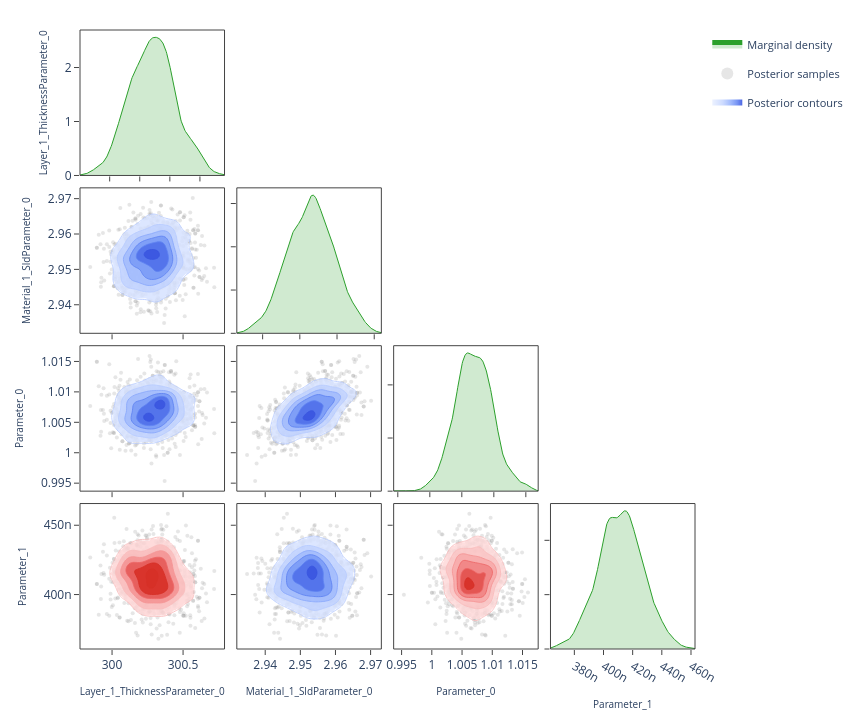

The code cell stored with this chart in its notebook:
### Code cell
# ---- Corner plot ------------------------------------------------------------
# Pairwise correlations: marginal density on the diagonal, scatter samples
# and 2-D contours on the lower triangle.  Mirrors the "Corner Plot" sub-tab.

fig = plot_corner(posterior.draws, posterior.param_names)
fig.show()

### Figure 1 — Plotly figure (JSON) as saved in the notebook; plotly's stock layout.template omitted (floating-point values rounded to 4 significant figures; data arrays with more than 128 entries replaced by an {"elided": "..."} marker saying what was removed)
{"data": [{"fill": "tozeroy", "fillcolor": "rgba(44, 160, 44, 0.22)", "hoverinfo": "skip", "legendgroup": "marginal", "line": {"color": "rgb(44, 160, 44)", "width": 1}, "mode": "lines", "name": "Marginal density", "showlegend": true, "type": "scatter", "x": {"elided": "256 float values"}, "xaxis": "x", "y": {"elided": "256 float values"}, "yaxis": "y"}, {"hoverinfo": "skip", "legendgroup": "scatter", "marker": {"color": "rgba(140, 140, 140, 0.22)", "size": 4}, "mode": "markers", "name": "Posterior samples", "showlegend": true, "type": "scatter", "x": {"elided": "880 float values"}, "xaxis": "x5", "y": {"elided": "880 float values"}, "yaxis": "y5", "zorder": 0}, {"colorscale": [[0.0, "rgba(224, 233, 255, 0.62)"], [0.35, "rgba(183, 203, 255, 0.70)"], [0.6, "rgba(138, 169, 252, 0.78)"], [0.82, "rgba(96, 131, 242, 0.84)"], [1.0, "rgba(58, 86, 224, 0.90)"]], "connectgaps": false, "contours": {"coloring": "fill", "end": 147.8, "showlabels": false, "showlines": false, "size": 23.34, "start": 31.11}, "hoverinfo": "skip", "legendgroup": "contour", "name": "Posterior contours", "showlegend": true, "showscale": false, "type": "contour", "x": [299.8, 299.8, 299.8, 299.8, 299.9, 299.9, 299.9, 299.9, 299.9, 299.9, 299.9, 299.9, 299.9, 300.0, 300.0, 300.0, 300.0, 300.0, 300.0, 300.0, 300.0, 300.1, 300.1, 300.1, 300.1, 300.1, 300.1, 300.1, 300.1, 300.2, 300.2, 300.2, 300.2, 300.2, 300.2, 300.2, 300.2, 300.3, 300.3, 300.3, 300.3, 300.3, 300.3, 300.3, 300.3, 300.3, 300.4, 300.4, 300.4, 300.4, 300.4, 300.4, 300.4, 300.4, 300.5, 300.5, 300.5, 300.5, 300.5, 300.5, 300.5, 300.5, 300.6, 300.6, 300.6, 300.6, 300.6, 300.6, 300.6, 300.6, 300.7, 300.7, 300.7, 300.7, 300.7, 300.7, 300.7, 300.7, 300.8, 300.8], "xaxis": "x5", "y": [2.933, 2.934, 2.934, 2.935, 2.935, 2.936, 2.936, 2.937, 2.937, 2.937, 2.938, 2.938, 2.939, 2.939, 2.94, 2.94, 2.941, 2.941, 2.942, 2.942, 2.943, 2.943, 2.944, 2.944, 2.945, 2.945, 2.946, 2.946, 2.947, 2.947, 2.948, 2.948, 2.949, 2.949, 2.95, 2.95, 2.951, 2.951, 2.952, 2.952, 2.953, 2.953, 2.954, 2.954, 2.955, 2.955, 2.956, 2.956, 2.957, 2.957, 2.958, 2.958, 2.959, 2.959, 2.96, 2.96, 2.961, 2.961, 2.962, 2.962, 2.963, 2.963, 2.964, 2.964, 2.965, 2.965, 2.966, 2.966, 2.967, 2.967, 2.967, 2.968, 2.968, 2.969, 2.969, 2.97, 2.97, 2.971, 2.971, 2.972], "yaxis": "y5", "z": {"elided": "80x80 float values"}, "zmax": 147.8, "zmin": 31.11, "zorder": 1}, {"colorscale": [[0.0, "rgba(183, 203, 255, 0.94)"], [0.35, "rgba(183, 203, 255, 0.94)"], [0.35, "rgba(138, 169, 252, 0.95)"], [0.6, "rgba(138, 169, 252, 0.95)"], [0.6, "rgba(96, 131, 242, 0.96)"], [0.82, "rgba(96, 131, 242, 0.96)"], [0.82, "rgba(58, 86, 224, 0.98)"], [1.0, "rgba(58, 86, 224, 0.98)"]], "contours": {"coloring": "lines", "end": 147.8, "showlabels": false, "size": 23.34, "start": 31.11}, "hoverinfo": "skip", "legendgroup": "contour", "line": {"width": 0.9}, "showlegend": false, "showscale": false, "type": "contour", "x": [299.8, 299.8, 299.8, 299.8, 299.9, 299.9, 299.9, 299.9, 299.9, 299.9, 299.9, 299.9, 299.9, 300.0, 300.0, 300.0, 300.0, 300.0, 300.0, 300.0, 300.0, 300.1, 300.1, 300.1, 300.1, 300.1, 300.1, 300.1, 300.1, 300.2, 300.2, 300.2, 300.2, 300.2, 300.2, 300.2, 300.2, 300.3, 300.3, 300.3, 300.3, 300.3, 300.3, 300.3, 300.3, 300.3, 300.4, 300.4, 300.4, 300.4, 300.4, 300.4, 300.4, 300.4, 300.5, 300.5, 300.5, 300.5, 300.5, 300.5, 300.5, 300.5, 300.6, 300.6, 300.6, 300.6, 300.6, 300.6, 300.6, 300.6, 300.7, 300.7, 300.7, 300.7, 300.7, 300.7, 300.7, 300.7, 300.8, 300.8], "xaxis": "x5", "y": [2.933, 2.934, 2.934, 2.935, 2.935, 2.936, 2.936, 2.937, 2.937, 2.937, 2.938, 2.938, 2.939, 2.939, 2.94, 2.94, 2.941, 2.941, 2.942, 2.942, 2.943, 2.943, 2.944, 2.944, 2.945, 2.945, 2.946, 2.946, 2.947, 2.947, 2.948, 2.948, 2.949, 2.949, 2.95, 2.95, 2.951, 2.951, 2.952, 2.952, 2.953, 2.953, 2.954, 2.954, 2.955, 2.955, 2.956, 2.956, 2.957, 2.957, 2.958, 2.958, 2.959, 2.959, 2.96, 2.96, 2.961, 2.961, 2.962, 2.962, 2.963, 2.963, 2.964, 2.964, 2.965, 2.965, 2.966, 2.966, 2.967, 2.967, 2.967, 2.968, 2.968, 2.969, 2.969, 2.97, 2.97, 2.971, 2.971, 2.972], "yaxis": "y5", "z": {"elided": "80x80 float values"}, "zmax": 147.8, "zmin": 31.11, "zorder": 2}, {"fill": "tozeroy", "fillcolor": "rgba(44, 160, 44, 0.22)", "hoverinfo": "skip", "legendgroup": "marginal", "line": {"color": "rgb(44, 160, 44)", "width": 1}, "mode": "lines", "name": "Marginal density", "showlegend": false, "type": "scatter", "x": {"elided": "256 float values"}, "xaxis": "x6", "y": {"elided": "256 float values"}, "yaxis": "y6"}, {"hoverinfo": "skip", "legendgroup": "scatter", "marker": {"color": "rgba(140, 140, 140, 0.22)", "size": 4}, "mode": "markers", "name": "Posterior samples", "showlegend": false, "type": "scatter", "x": {"elided": "880 float values"}, "xaxis": "x9", "y": {"elided": "880 float values"}, "yaxis": "y9", "zorder": 0}, {"colorscale": [[0.0, "rgba(224, 233, 255, 0.62)"], [0.35, "rgba(183, 203, 255, 0.70)"], [0.6, "rgba(138, 169, 252, 0.78)"], [0.82, "rgba(96, 131, 242, 0.84)"], [1.0, "rgba(58, 86, 224, 0.90)"]], "connectgaps": false, "contours": {"coloring": "fill", "end": 312.7, "showlabels": false, "showlines": false, "size": 49.37, "start": 65.83}, "hoverinfo": "skip", "legendgroup": "contour", "name": "Posterior contours", "showlegend": false, "showscale": false, "type": "contour", "x": [299.8, 299.8, 299.8, 299.8, 299.9, 299.9, 299.9, 299.9, 299.9, 299.9, 299.9, 299.9, 299.9, 300.0, 300.0, 300.0, 300.0, 300.0, 300.0, 300.0, 300.0, 300.1, 300.1, 300.1, 300.1, 300.1, 300.1, 300.1, 300.1, 300.2, 300.2, 300.2, 300.2, 300.2, 300.2, 300.2, 300.2, 300.3, 300.3, 300.3, 300.3, 300.3, 300.3, 300.3, 300.3, 300.3, 300.4, 300.4, 300.4, 300.4, 300.4, 300.4, 300.4, 300.4, 300.5, 300.5, 300.5, 300.5, 300.5, 300.5, 300.5, 300.5, 300.6, 300.6, 300.6, 300.6, 300.6, 300.6, 300.6, 300.6, 300.7, 300.7, 300.7, 300.7, 300.7, 300.7, 300.7, 300.7, 300.8, 300.8], "xaxis": "x9", "y": [0.9944, 0.9946, 0.9949, 0.9952, 0.9955, 0.9958, 0.9961, 0.9964, 0.9966, 0.9969, 0.9972, 0.9975, 0.9978, 0.9981, 0.9984, 0.9986, 0.9989, 0.9992, 0.9995, 0.9998, 1.0, 1.0, 1.001, 1.001, 1.001, 1.001, 1.002, 1.002, 1.002, 1.003, 1.003, 1.003, 1.003, 1.004, 1.004, 1.004, 1.005, 1.005, 1.005, 1.005, 1.006, 1.006, 1.006, 1.007, 1.007, 1.007, 1.007, 1.008, 1.008, 1.008, 1.009, 1.009, 1.009, 1.009, 1.01, 1.01, 1.01, 1.011, 1.011, 1.011, 1.011, 1.012, 1.012, 1.012, 1.013, 1.013, 1.013, 1.013, 1.014, 1.014, 1.014, 1.015, 1.015, 1.015, 1.015, 1.016, 1.016, 1.016, 1.017, 1.017], "yaxis": "y9", "z": {"elided": "80x80 float values"}, "zmax": 312.7, "zmin": 65.83, "zorder": 1}, {"colorscale": [[0.0, "rgba(183, 203, 255, 0.94)"], [0.35, "rgba(183, 203, 255, 0.94)"], [0.35, "rgba(138, 169, 252, 0.95)"], [0.6, "rgba(138, 169, 252, 0.95)"], [0.6, "rgba(96, 131, 242, 0.96)"], [0.82, "rgba(96, 131, 242, 0.96)"], [0.82, "rgba(58, 86, 224, 0.98)"], [1.0, "rgba(58, 86, 224, 0.98)"]], "contours": {"coloring": "lines", "end": 312.7, "showlabels": false, "size": 49.37, "start": 65.83}, "hoverinfo": "skip", "legendgroup": "contour", "line": {"width": 0.9}, "showlegend": false, "showscale": false, "type": "contour", "x": [299.8, 299.8, 299.8, 299.8, 299.9, 299.9, 299.9, 299.9, 299.9, 299.9, 299.9, 299.9, 299.9, 300.0, 300.0, 300.0, 300.0, 300.0, 300.0, 300.0, 300.0, 300.1, 300.1, 300.1, 300.1, 300.1, 300.1, 300.1, 300.1, 300.2, 300.2, 300.2, 300.2, 300.2, 300.2, 300.2, 300.2, 300.3, 300.3, 300.3, 300.3, 300.3, 300.3, 300.3, 300.3, 300.3, 300.4, 300.4, 300.4, 300.4, 300.4, 300.4, 300.4, 300.4, 300.5, 300.5, 300.5, 300.5, 300.5, 300.5, 300.5, 300.5, 300.6, 300.6, 300.6, 300.6, 300.6, 300.6, 300.6, 300.6, 300.7, 300.7, 300.7, 300.7, 300.7, 300.7, 300.7, 300.7, 300.8, 300.8], "xaxis": "x9", "y": [0.9944, 0.9946, 0.9949, 0.9952, 0.9955, 0.9958, 0.9961, 0.9964, 0.9966, 0.9969, 0.9972, 0.9975, 0.9978, 0.9981, 0.9984, 0.9986, 0.9989, 0.9992, 0.9995, 0.9998, 1.0, 1.0, 1.001, 1.001, 1.001, 1.001, 1.002, 1.002, 1.002, 1.003, 1.003, 1.003, 1.003, 1.004, 1.004, 1.004, 1.005, 1.005, 1.005, 1.005, 1.006, 1.006, 1.006, 1.007, 1.007, 1.007, 1.007, 1.008, 1.008, 1.008, 1.009, 1.009, 1.009, 1.009, 1.01, 1.01, 1.01, 1.011, 1.011, 1.011, 1.011, 1.012, 1.012, 1.012, 1.013, 1.013, 1.013, 1.013, 1.014, 1.014, 1.014, 1.015, 1.015, 1.015, 1.015, 1.016, 1.016, 1.016, 1.017, 1.017], "yaxis": "y9", "z": {"elided": "80x80 float values"}, "zmax": 312.7, "zmin": 65.83, "zorder": 2}, {"hoverinfo": "skip", "legendgroup": "scatter", "marker": {"color": "rgba(140, 140, 140, 0.22)", "size": 4}, "mode": "markers", "name": "Posterior samples", "showlegend": false, "type": "scatter", "x": {"elided": "880 float values"}, "xaxis": "x10", "y": {"elided": "880 float values"}, "yaxis": "y10", "zorder": 0}, {"colorscale": [[0.0, "rgba(224, 233, 255, 0.62)"], [0.35, "rgba(183, 203, 255, 0.70)"], [0.6, "rgba(138, 169, 252, 0.78)"], [0.82, "rgba(96, 131, 242, 0.84)"], [1.0, "rgba(58, 86, 224, 0.90)"]], "connectgaps": false, "contours": {"coloring": "fill", "end": 9166.0, "showlabels": false, "showlines": false, "size": 1447.0, "start": 1930.0}, "hoverinfo": "skip", "legendgroup": "contour", "name": "Posterior contours", "showlegend": false, "showscale": false, "type": "contour", "x": [2.933, 2.934, 2.934, 2.935, 2.935, 2.936, 2.936, 2.937, 2.937, 2.937, 2.938, 2.938, 2.939, 2.939, 2.94, 2.94, 2.941, 2.941, 2.942, 2.942, 2.943, 2.943, 2.944, 2.944, 2.945, 2.945, 2.946, 2.946, 2.947, 2.947, 2.948, 2.948, 2.949, 2.949, 2.95, 2.95, 2.951, 2.951, 2.952, 2.952, 2.953, 2.953, 2.954, 2.954, 2.955, 2.955, 2.956, 2.956, 2.957, 2.957, 2.958, 2.958, 2.959, 2.959, 2.96, 2.96, 2.961, 2.961, 2.962, 2.962, 2.963, 2.963, 2.964, 2.964, 2.965, 2.965, 2.966, 2.966, 2.967, 2.967, 2.967, 2.968, 2.968, 2.969, 2.969, 2.97, 2.97, 2.971, 2.971, 2.972], "xaxis": "x10", "y": [0.9944, 0.9946, 0.9949, 0.9952, 0.9955, 0.9958, 0.9961, 0.9964, 0.9966, 0.9969, 0.9972, 0.9975, 0.9978, 0.9981, 0.9984, 0.9986, 0.9989, 0.9992, 0.9995, 0.9998, 1.0, 1.0, 1.001, 1.001, 1.001, 1.001, 1.002, 1.002, 1.002, 1.003, 1.003, 1.003, 1.003, 1.004, 1.004, 1.004, 1.005, 1.005, 1.005, 1.005, 1.006, 1.006, 1.006, 1.007, 1.007, 1.007, 1.007, 1.008, 1.008, 1.008, 1.009, 1.009, 1.009, 1.009, 1.01, 1.01, 1.01, 1.011, 1.011, 1.011, 1.011, 1.012, 1.012, 1.012, 1.013, 1.013, 1.013, 1.013, 1.014, 1.014, 1.014, 1.015, 1.015, 1.015, 1.015, 1.016, 1.016, 1.016, 1.017, 1.017], "yaxis": "y10", "z": {"elided": "80x80 float values"}, "zmax": 9166.0, "zmin": 1930.0, "zorder": 1}, {"colorscale": [[0.0, "rgba(183, 203, 255, 0.94)"], [0.35, "rgba(183, 203, 255, 0.94)"], [0.35, "rgba(138, 169, 252, 0.95)"], [0.6, "rgba(138, 169, 252, 0.95)"], [0.6, "rgba(96, 131, 242, 0.96)"], [0.82, "rgba(96, 131, 242, 0.96)"], [0.82, "rgba(58, 86, 224, 0.98)"], [1.0, "rgba(58, 86, 224, 0.98)"]], "contours": {"coloring": "lines", "end": 9166.0, "showlabels": false, "size": 1447.0, "start": 1930.0}, "hoverinfo": "skip", "legendgroup": "contour", "line": {"width": 0.9}, "showlegend": false, "showscale": false, "type": "contour", "x": [2.933, 2.934, 2.934, 2.935, 2.935, 2.936, 2.936, 2.937, 2.937, 2.937, 2.938, 2.938, 2.939, 2.939, 2.94, 2.94, 2.941, 2.941, 2.942, 2.942, 2.943, 2.943, 2.944, 2.944, 2.945, 2.945, 2.946, 2.946, 2.947, 2.947, 2.948, 2.948, 2.949, 2.949, 2.95, 2.95, 2.951, 2.951, 2.952, 2.952, 2.953, 2.953, 2.954, 2.954, 2.955, 2.955, 2.956, 2.956, 2.957, 2.957, 2.958, 2.958, 2.959, 2.959, 2.96, 2.96, 2.961, 2.961, 2.962, 2.962, 2.963, 2.963, 2.964, 2.964, 2.965, 2.965, 2.966, 2.966, 2.967, 2.967, 2.967, 2.968, 2.968, 2.969, 2.969, 2.97, 2.97, 2.971, 2.971, 2.972], "xaxis": "x10", "y": [0.9944, 0.9946, 0.9949, 0.9952, 0.9955, 0.9958, 0.9961, 0.9964, 0.9966, 0.9969, 0.9972, 0.9975, 0.9978, 0.9981, 0.9984, 0.9986, 0.9989, 0.9992, 0.9995, 0.9998, 1.0, 1.0, 1.001, 1.001, 1.001, 1.001, 1.002, 1.002, 1.002, 1.003, 1.003, 1.003, 1.003, 1.004, 1.004, 1.004, 1.005, 1.005, 1.005, 1.005, 1.006, 1.006, 1.006, 1.007, 1.007, 1.007, 1.007, 1.008, 1.008, 1.008, 1.009, 1.009, 1.009, 1.009, 1.01, 1.01, 1.01, 1.011, 1.011, 1.011, 1.011, 1.012, 1.012, 1.012, 1.013, 1.013, 1.013, 1.013, 1.014, 1.014, 1.014, 1.015, 1.015, 1.015, 1.015, 1.016, 1.016, 1.016, 1.017, 1.017], "yaxis": "y10", "z": {"elided": "80x80 float values"}, "zmax": 9166.0, "zmin": 1930.0, "zorder": 2}, {"fill": "tozeroy", "fillcolor": "rgba(44, 160, 44, 0.22)", "hoverinfo": "skip", "legendgroup": "marginal", "line": {"color": "rgb(44, 160, 44)", "width": 1}, "mode": "lines", "name": "Marginal density", "showlegend": false, "type": "scatter", "x": {"elided": "256 float values"}, "xaxis": "x11", "y": {"elided": "256 float values"}, "yaxis": "y11"}, {"hoverinfo": "skip", "legendgroup": "scatter", "marker": {"color": "rgba(140, 140, 140, 0.22)", "size": 4}, "mode": "markers", "name": "Posterior samples", "showlegend": false, "type": "scatter", "x": {"elided": "880 float values"}, "xaxis": "x13", "y": {"elided": "880 float values"}, "yaxis": "y13", "zorder": 0}, {"colorscale": [[0.0, "rgba(255, 224, 224, 0.62)"], [0.35, "rgba(250, 188, 188, 0.70)"], [0.6, "rgba(245, 148, 148, 0.78)"], [0.82, "rgba(237, 104, 104, 0.84)"], [1.0, "rgba(215, 48, 39, 0.90)"]], "connectgaps": false, "contours": {"coloring": "fill", "end": 59870000.0, "showlabels": false, "showlines": false, "size": 9452000.0, "start": 12600000.0}, "hoverinfo": "skip", "legendgroup": "contour", "name": "Posterior contours", "showlegend": false, "showscale": false, "type": "contour", "x": [299.8, 299.8, 299.8, 299.8, 299.9, 299.9, 299.9, 299.9, 299.9, 299.9, 299.9, 299.9, 299.9, 300.0, 300.0, 300.0, 300.0, 300.0, 300.0, 300.0, 300.0, 300.1, 300.1, 300.1, 300.1, 300.1, 300.1, 300.1, 300.1, 300.2, 300.2, 300.2, 300.2, 300.2, 300.2, 300.2, 300.2, 300.3, 300.3, 300.3, 300.3, 300.3, 300.3, 300.3, 300.3, 300.3, 300.4, 300.4, 300.4, 300.4, 300.4, 300.4, 300.4, 300.4, 300.5, 300.5, 300.5, 300.5, 300.5, 300.5, 300.5, 300.5, 300.6, 300.6, 300.6, 300.6, 300.6, 300.6, 300.6, 300.6, 300.7, 300.7, 300.7, 300.7, 300.7, 300.7, 300.7, 300.7, 300.8, 300.8], "xaxis": "x13", "y": [3.636e-07, 3.649e-07, 3.661e-07, 3.674e-07, 3.686e-07, 3.699e-07, 3.712e-07, 3.724e-07, 3.737e-07, 3.749e-07, 3.762e-07, 3.774e-07, 3.787e-07, 3.799e-07, 3.812e-07, 3.824e-07, 3.837e-07, 3.85e-07, 3.862e-07, 3.875e-07, 3.887e-07, 3.9e-07, 3.912e-07, 3.925e-07, 3.937e-07, 3.95e-07, 3.963e-07, 3.975e-07, 3.988e-07, 4e-07, 4.013e-07, 4.025e-07, 4.038e-07, 4.05e-07, 4.063e-07, 4.075e-07, 4.088e-07, 4.101e-07, 4.113e-07, 4.126e-07, 4.138e-07, 4.151e-07, 4.163e-07, 4.176e-07, 4.188e-07, 4.201e-07, 4.213e-07, 4.226e-07, 4.239e-07, 4.251e-07, 4.264e-07, 4.276e-07, 4.289e-07, 4.301e-07, 4.314e-07, 4.326e-07, 4.339e-07, 4.351e-07, 4.364e-07, 4.377e-07, 4.389e-07, 4.402e-07, 4.414e-07, 4.427e-07, 4.439e-07, 4.452e-07, 4.464e-07, 4.477e-07, 4.49e-07, 4.502e-07, 4.515e-07, 4.527e-07, 4.54e-07, 4.552e-07, 4.565e-07, 4.577e-07, 4.59e-07, 4.602e-07, 4.615e-07, 4.628e-07], "yaxis": "y13", "z": {"elided": "80x80 float values"}, "zmax": 59870000.0, "zmin": 12600000.0, "zorder": 1}, {"colorscale": [[0.0, "rgba(250, 188, 188, 0.94)"], [0.35, "rgba(250, 188, 188, 0.94)"], [0.35, "rgba(245, 148, 148, 0.95)"], [0.6, "rgba(245, 148, 148, 0.95)"], [0.6, "rgba(237, 104, 104, 0.96)"], [0.82, "rgba(237, 104, 104, 0.96)"], [0.82, "rgba(215, 48, 39, 0.98)"], [1.0, "rgba(215, 48, 39, 0.98)"]], "contours": {"coloring": "lines", "end": 59870000.0, "showlabels": false, "size": 9452000.0, "start": 12600000.0}, "hoverinfo": "skip", "legendgroup": "contour", "line": {"width": 0.9}, "showlegend": false, "showscale": false, "type": "contour", "x": [299.8, 299.8, 299.8, 299.8, 299.9, 299.9, 299.9, 299.9, 299.9, 299.9, 299.9, 299.9, 299.9, 300.0, 300.0, 300.0, 300.0, 300.0, 300.0, 300.0, 300.0, 300.1, 300.1, 300.1, 300.1, 300.1, 300.1, 300.1, 300.1, 300.2, 300.2, 300.2, 300.2, 300.2, 300.2, 300.2, 300.2, 300.3, 300.3, 300.3, 300.3, 300.3, 300.3, 300.3, 300.3, 300.3, 300.4, 300.4, 300.4, 300.4, 300.4, 300.4, 300.4, 300.4, 300.5, 300.5, 300.5, 300.5, 300.5, 300.5, 300.5, 300.5, 300.6, 300.6, 300.6, 300.6, 300.6, 300.6, 300.6, 300.6, 300.7, 300.7, 300.7, 300.7, 300.7, 300.7, 300.7, 300.7, 300.8, 300.8], "xaxis": "x13", "y": [3.636e-07, 3.649e-07, 3.661e-07, 3.674e-07, 3.686e-07, 3.699e-07, 3.712e-07, 3.724e-07, 3.737e-07, 3.749e-07, 3.762e-07, 3.774e-07, 3.787e-07, 3.799e-07, 3.812e-07, 3.824e-07, 3.837e-07, 3.85e-07, 3.862e-07, 3.875e-07, 3.887e-07, 3.9e-07, 3.912e-07, 3.925e-07, 3.937e-07, 3.95e-07, 3.963e-07, 3.975e-07, 3.988e-07, 4e-07, 4.013e-07, 4.025e-07, 4.038e-07, 4.05e-07, 4.063e-07, 4.075e-07, 4.088e-07, 4.101e-07, 4.113e-07, 4.126e-07, 4.138e-07, 4.151e-07, 4.163e-07, 4.176e-07, 4.188e-07, 4.201e-07, 4.213e-07, 4.226e-07, 4.239e-07, 4.251e-07, 4.264e-07, 4.276e-07, 4.289e-07, 4.301e-07, 4.314e-07, 4.326e-07, 4.339e-07, 4.351e-07, 4.364e-07, 4.377e-07, 4.389e-07, 4.402e-07, 4.414e-07, 4.427e-07, 4.439e-07, 4.452e-07, 4.464e-07, 4.477e-07, 4.49e-07, 4.502e-07, 4.515e-07, 4.527e-07, 4.54e-07, 4.552e-07, 4.565e-07, 4.577e-07, 4.59e-07, 4.602e-07, 4.615e-07, 4.628e-07], "yaxis": "y13", "z": {"elided": "80x80 float values"}, "zmax": 59870000.0, "zmin": 12600000.0, "zorder": 2}, {"hoverinfo": "skip", "legendgroup": "scatter", "marker": {"color": "rgba(140, 140, 140, 0.22)", "size": 4}, "mode": "markers", "name": "Posterior samples", "showlegend": false, "type": "scatter", "x": {"elided": "880 float values"}, "xaxis": "x14", "y": {"elided": "880 float values"}, "yaxis": "y14", "zorder": 0}, {"colorscale": [[0.0, "rgba(224, 233, 255, 0.62)"], [0.35, "rgba(183, 203, 255, 0.70)"], [0.6, "rgba(138, 169, 252, 0.78)"], [0.82, "rgba(96, 131, 242, 0.84)"], [1.0, "rgba(58, 86, 224, 0.90)"]], "connectgaps": false, "contours": {"coloring": "fill", "end": 1442000000.0, "showlabels": false, "showlines": false, "size": 227700000.0, "start": 303600000.0}, "hoverinfo": "skip", "legendgroup": "contour", "name": "Posterior contours", "showlegend": false, "showscale": false, "type": "contour", "x": [2.933, 2.934, 2.934, 2.935, 2.935, 2.936, 2.936, 2.937, 2.937, 2.937, 2.938, 2.938, 2.939, 2.939, 2.94, 2.94, 2.941, 2.941, 2.942, 2.942, 2.943, 2.943, 2.944, 2.944, 2.945, 2.945, 2.946, 2.946, 2.947, 2.947, 2.948, 2.948, 2.949, 2.949, 2.95, 2.95, 2.951, 2.951, 2.952, 2.952, 2.953, 2.953, 2.954, 2.954, 2.955, 2.955, 2.956, 2.956, 2.957, 2.957, 2.958, 2.958, 2.959, 2.959, 2.96, 2.96, 2.961, 2.961, 2.962, 2.962, 2.963, 2.963, 2.964, 2.964, 2.965, 2.965, 2.966, 2.966, 2.967, 2.967, 2.967, 2.968, 2.968, 2.969, 2.969, 2.97, 2.97, 2.971, 2.971, 2.972], "xaxis": "x14", "y": [3.636e-07, 3.649e-07, 3.661e-07, 3.674e-07, 3.686e-07, 3.699e-07, 3.712e-07, 3.724e-07, 3.737e-07, 3.749e-07, 3.762e-07, 3.774e-07, 3.787e-07, 3.799e-07, 3.812e-07, 3.824e-07, 3.837e-07, 3.85e-07, 3.862e-07, 3.875e-07, 3.887e-07, 3.9e-07, 3.912e-07, 3.925e-07, 3.937e-07, 3.95e-07, 3.963e-07, 3.975e-07, 3.988e-07, 4e-07, 4.013e-07, 4.025e-07, 4.038e-07, 4.05e-07, 4.063e-07, 4.075e-07, 4.088e-07, 4.101e-07, 4.113e-07, 4.126e-07, 4.138e-07, 4.151e-07, 4.163e-07, 4.176e-07, 4.188e-07, 4.201e-07, 4.213e-07, 4.226e-07, 4.239e-07, 4.251e-07, 4.264e-07, 4.276e-07, 4.289e-07, 4.301e-07, 4.314e-07, 4.326e-07, 4.339e-07, 4.351e-07, 4.364e-07, 4.377e-07, 4.389e-07, 4.402e-07, 4.414e-07, 4.427e-07, 4.439e-07, 4.452e-07, 4.464e-07, 4.477e-07, 4.49e-07, 4.502e-07, 4.515e-07, 4.527e-07, 4.54e-07, 4.552e-07, 4.565e-07, 4.577e-07, 4.59e-07, 4.602e-07, 4.615e-07, 4.628e-07], "yaxis": "y14", "z": {"elided": "80x80 float values"}, "zmax": 1442000000.0, "zmin": 303600000.0, "zorder": 1}, {"colorscale": [[0.0, "rgba(183, 203, 255, 0.94)"], [0.35, "rgba(183, 203, 255, 0.94)"], [0.35, "rgba(138, 169, 252, 0.95)"], [0.6, "rgba(138, 169, 252, 0.95)"], [0.6, "rgba(96, 131, 242, 0.96)"], [0.82, "rgba(96, 131, 242, 0.96)"], [0.82, "rgba(58, 86, 224, 0.98)"], [1.0, "rgba(58, 86, 224, 0.98)"]], "contours": {"coloring": "lines", "end": 1442000000.0, "showlabels": false, "size": 227700000.0, "start": 303600000.0}, "hoverinfo": "skip", "legendgroup": "contour", "line": {"width": 0.9}, "showlegend": false, "showscale": false, "type": "contour", "x": [2.933, 2.934, 2.934, 2.935, 2.935, 2.936, 2.936, 2.937, 2.937, 2.937, 2.938, 2.938, 2.939, 2.939, 2.94, 2.94, 2.941, 2.941, 2.942, 2.942, 2.943, 2.943, 2.944, 2.944, 2.945, 2.945, 2.946, 2.946, 2.947, 2.947, 2.948, 2.948, 2.949, 2.949, 2.95, 2.95, 2.951, 2.951, 2.952, 2.952, 2.953, 2.953, 2.954, 2.954, 2.955, 2.955, 2.956, 2.956, 2.957, 2.957, 2.958, 2.958, 2.959, 2.959, 2.96, 2.96, 2.961, 2.961, 2.962, 2.962, 2.963, 2.963, 2.964, 2.964, 2.965, 2.965, 2.966, 2.966, 2.967, 2.967, 2.967, 2.968, 2.968, 2.969, 2.969, 2.97, 2.97, 2.971, 2.971, 2.972], "xaxis": "x14", "y": [3.636e-07, 3.649e-07, 3.661e-07, 3.674e-07, 3.686e-07, 3.699e-07, 3.712e-07, 3.724e-07, 3.737e-07, 3.749e-07, 3.762e-07, 3.774e-07, 3.787e-07, 3.799e-07, 3.812e-07, 3.824e-07, 3.837e-07, 3.85e-07, 3.862e-07, 3.875e-07, 3.887e-07, 3.9e-07, 3.912e-07, 3.925e-07, 3.937e-07, 3.95e-07, 3.963e-07, 3.975e-07, 3.988e-07, 4e-07, 4.013e-07, 4.025e-07, 4.038e-07, 4.05e-07, 4.063e-07, 4.075e-07, 4.088e-07, 4.101e-07, 4.113e-07, 4.126e-07, 4.138e-07, 4.151e-07, 4.163e-07, 4.176e-07, 4.188e-07, 4.201e-07, 4.213e-07, 4.226e-07, 4.239e-07, 4.251e-07, 4.264e-07, 4.276e-07, 4.289e-07, 4.301e-07, 4.314e-07, 4.326e-07, 4.339e-07, 4.351e-07, 4.364e-07, 4.377e-07, 4.389e-07, 4.402e-07, 4.414e-07, 4.427e-07, 4.439e-07, 4.452e-07, 4.464e-07, 4.477e-07, 4.49e-07, 4.502e-07, 4.515e-07, 4.527e-07, 4.54e-07, 4.552e-07, 4.565e-07, 4.577e-07, 4.59e-07, 4.602e-07, 4.615e-07, 4.628e-07], "yaxis": "y14", "z": {"elided": "80x80 float values"}, "zmax": 1442000000.0, "zmin": 303600000.0, "zorder": 2}, {"hoverinfo": "skip", "legendgroup": "scatter", "marker": {"color": "rgba(140, 140, 140, 0.22)", "size": 4}, "mode": "markers", "name": "Posterior samples", "showlegend": false, "type": "scatter", "x": {"elided": "880 float values"}, "xaxis": "x15", "y": {"elided": "880 float values"}, "yaxis": "y15", "zorder": 0}, {"colorscale": [[0.0, "rgba(255, 224, 224, 0.62)"], [0.35, "rgba(250, 188, 188, 0.70)"], [0.6, "rgba(245, 148, 148, 0.78)"], [0.82, "rgba(237, 104, 104, 0.84)"], [1.0, "rgba(215, 48, 39, 0.90)"]], "connectgaps": false, "contours": {"coloring": "fill", "end": 3244000000.0, "showlabels": false, "showlines": false, "size": 512200000.0, "start": 683000000.0}, "hoverinfo": "skip", "legendgroup": "contour", "name": "Posterior contours", "showlegend": false, "showscale": false, "type": "contour", "x": [0.9944, 0.9946, 0.9949, 0.9952, 0.9955, 0.9958, 0.9961, 0.9964, 0.9966, 0.9969, 0.9972, 0.9975, 0.9978, 0.9981, 0.9984, 0.9986, 0.9989, 0.9992, 0.9995, 0.9998, 1.0, 1.0, 1.001, 1.001, 1.001, 1.001, 1.002, 1.002, 1.002, 1.003, 1.003, 1.003, 1.003, 1.004, 1.004, 1.004, 1.005, 1.005, 1.005, 1.005, 1.006, 1.006, 1.006, 1.007, 1.007, 1.007, 1.007, 1.008, 1.008, 1.008, 1.009, 1.009, 1.009, 1.009, 1.01, 1.01, 1.01, 1.011, 1.011, 1.011, 1.011, 1.012, 1.012, 1.012, 1.013, 1.013, 1.013, 1.013, 1.014, 1.014, 1.014, 1.015, 1.015, 1.015, 1.015, 1.016, 1.016, 1.016, 1.017, 1.017], "xaxis": "x15", "y": [3.636e-07, 3.649e-07, 3.661e-07, 3.674e-07, 3.686e-07, 3.699e-07, 3.712e-07, 3.724e-07, 3.737e-07, 3.749e-07, 3.762e-07, 3.774e-07, 3.787e-07, 3.799e-07, 3.812e-07, 3.824e-07, 3.837e-07, 3.85e-07, 3.862e-07, 3.875e-07, 3.887e-07, 3.9e-07, 3.912e-07, 3.925e-07, 3.937e-07, 3.95e-07, 3.963e-07, 3.975e-07, 3.988e-07, 4e-07, 4.013e-07, 4.025e-07, 4.038e-07, 4.05e-07, 4.063e-07, 4.075e-07, 4.088e-07, 4.101e-07, 4.113e-07, 4.126e-07, 4.138e-07, 4.151e-07, 4.163e-07, 4.176e-07, 4.188e-07, 4.201e-07, 4.213e-07, 4.226e-07, 4.239e-07, 4.251e-07, 4.264e-07, 4.276e-07, 4.289e-07, 4.301e-07, 4.314e-07, 4.326e-07, 4.339e-07, 4.351e-07, 4.364e-07, 4.377e-07, 4.389e-07, 4.402e-07, 4.414e-07, 4.427e-07, 4.439e-07, 4.452e-07, 4.464e-07, 4.477e-07, 4.49e-07, 4.502e-07, 4.515e-07, 4.527e-07, 4.54e-07, 4.552e-07, 4.565e-07, 4.577e-07, 4.59e-07, 4.602e-07, 4.615e-07, 4.628e-07], "yaxis": "y15", "z": {"elided": "80x80 float values"}, "zmax": 3244000000.0, "zmin": 683000000.0, "zorder": 1}, {"colorscale": [[0.0, "rgba(250, 188, 188, 0.94)"], [0.35, "rgba(250, 188, 188, 0.94)"], [0.35, "rgba(245, 148, 148, 0.95)"], [0.6, "rgba(245, 148, 148, 0.95)"], [0.6, "rgba(237, 104, 104, 0.96)"], [0.82, "rgba(237, 104, 104, 0.96)"], [0.82, "rgba(215, 48, 39, 0.98)"], [1.0, "rgba(215, 48, 39, 0.98)"]], "contours": {"coloring": "lines", "end": 3244000000.0, "showlabels": false, "size": 512200000.0, "start": 683000000.0}, "hoverinfo": "skip", "legendgroup": "contour", "line": {"width": 0.9}, "showlegend": false, "showscale": false, "type": "contour", "x": [0.9944, 0.9946, 0.9949, 0.9952, 0.9955, 0.9958, 0.9961, 0.9964, 0.9966, 0.9969, 0.9972, 0.9975, 0.9978, 0.9981, 0.9984, 0.9986, 0.9989, 0.9992, 0.9995, 0.9998, 1.0, 1.0, 1.001, 1.001, 1.001, 1.001, 1.002, 1.002, 1.002, 1.003, 1.003, 1.003, 1.003, 1.004, 1.004, 1.004, 1.005, 1.005, 1.005, 1.005, 1.006, 1.006, 1.006, 1.007, 1.007, 1.007, 1.007, 1.008, 1.008, 1.008, 1.009, 1.009, 1.009, 1.009, 1.01, 1.01, 1.01, 1.011, 1.011, 1.011, 1.011, 1.012, 1.012, 1.012, 1.013, 1.013, 1.013, 1.013, 1.014, 1.014, 1.014, 1.015, 1.015, 1.015, 1.015, 1.016, 1.016, 1.016, 1.017, 1.017], "xaxis": "x15", "y": [3.636e-07, 3.649e-07, 3.661e-07, 3.674e-07, 3.686e-07, 3.699e-07, 3.712e-07, 3.724e-07, 3.737e-07, 3.749e-07, 3.762e-07, 3.774e-07, 3.787e-07, 3.799e-07, 3.812e-07, 3.824e-07, 3.837e-07, 3.85e-07, 3.862e-07, 3.875e-07, 3.887e-07, 3.9e-07, 3.912e-07, 3.925e-07, 3.937e-07, 3.95e-07, 3.963e-07, 3.975e-07, 3.988e-07, 4e-07, 4.013e-07, 4.025e-07, 4.038e-07, 4.05e-07, 4.063e-07, 4.075e-07, 4.088e-07, 4.101e-07, 4.113e-07, 4.126e-07, 4.138e-07, 4.151e-07, 4.163e-07, 4.176e-07, 4.188e-07, 4.201e-07, 4.213e-07, 4.226e-07, 4.239e-07, 4.251e-07, 4.264e-07, 4.276e-07, 4.289e-07, 4.301e-07, 4.314e-07, 4.326e-07, 4.339e-07, 4.351e-07, 4.364e-07, 4.377e-07, 4.389e-07, 4.402e-07, 4.414e-07, 4.427e-07, 4.439e-07, 4.452e-07, 4.464e-07, 4.477e-07, 4.49e-07, 4.502e-07, 4.515e-07, 4.527e-07, 4.54e-07, 4.552e-07, 4.565e-07, 4.577e-07, 4.59e-07, 4.602e-07, 4.615e-07, 4.628e-07], "yaxis": "y15", "z": {"elided": "80x80 float values"}, "zmax": 3244000000.0, "zmin": 683000000.0, "zorder": 2}, {"fill": "tozeroy", "fillcolor": "rgba(44, 160, 44, 0.22)", "hoverinfo": "skip", "legendgroup": "marginal", "line": {"color": "rgb(44, 160, 44)", "width": 1}, "mode": "lines", "name": "Marginal density", "showlegend": false, "type": "scatter", "x": {"elided": "256 float values"}, "xaxis": "x16", "y": {"elided": "256 float values"}, "yaxis": "y16"}], "layout": {"height": 720, "legend": {"font": {"size": 11}, "itemsizing": "constant", "orientation": "v", "x": 1.02, "xanchor": "left", "y": 1.0, "yanchor": "top"}, "margin": {"b": 60, "l": 80, "r": 160, "t": 30}, "plot_bgcolor": "white", "shapes": [{"fillcolor": "rgba(0,0,0,0)", "layer": "above", "line": {"color": "#444", "width": 1}, "type": "rect", "x0": 0, "x1": 1, "xref": "x domain", "y0": 0, "y1": 1, "yref": "y domain"}, {"fillcolor": "rgba(0,0,0,0)", "layer": "above", "line": {"color": "#444", "width": 1}, "type": "rect", "x0": 0, "x1": 1, "xref": "x5 domain", "y0": 0, "y1": 1, "yref": "y5 domain"}, {"fillcolor": "rgba(0,0,0,0)", "layer": "above", "line": {"color": "#444", "width": 1}, "type": "rect", "x0": 0, "x1": 1, "xref": "x6 domain", "y0": 0, "y1": 1, "yref": "y6 domain"}, {"fillcolor": "rgba(0,0,0,0)", "layer": "above", "line": {"color": "#444", "width": 1}, "type": "rect", "x0": 0, "x1": 1, "xref": "x9 domain", "y0": 0, "y1": 1, "yref": "y9 domain"}, {"fillcolor": "rgba(0,0,0,0)", "layer": "above", "line": {"color": "#444", "width": 1}, "type": "rect", "x0": 0, "x1": 1, "xref": "x10 domain", "y0": 0, "y1": 1, "yref": "y10 domain"}, {"fillcolor": "rgba(0,0,0,0)", "layer": "above", "line": {"color": "#444", "width": 1}, "type": "rect", "x0": 0, "x1": 1, "xref": "x11 domain", "y0": 0, "y1": 1, "yref": "y11 domain"}, {"fillcolor": "rgba(0,0,0,0)", "layer": "above", "line": {"color": "#444", "width": 1}, "type": "rect", "x0": 0, "x1": 1, "xref": "x13 domain", "y0": 0, "y1": 1, "yref": "y13 domain"}, {"fillcolor": "rgba(0,0,0,0)", "layer": "above", "line": {"color": "#444", "width": 1}, "type": "rect", "x0": 0, "x1": 1, "xref": "x14 domain", "y0": 0, "y1": 1, "yref": "y14 domain"}, {"fillcolor": "rgba(0,0,0,0)", "layer": "above", "line": {"color": "#444", "width": 1}, "type": "rect", "x0": 0, "x1": 1, "xref": "x15 domain", "y0": 0, "y1": 1, "yref": "y15 domain"}, {"fillcolor": "rgba(0,0,0,0)", "layer": "above", "line": {"color": "#444", "width": 1}, "type": "rect", "x0": 0, "x1": 1, "xref": "x16 domain", "y0": 0, "y1": 1, "yref": "y16 domain"}], "showlegend": true, "width": 860, "xaxis": {"anchor": "y", "domain": [0.0, 0.235], "showgrid": false, "showticklabels": false, "ticks": "outside", "zeroline": false}, "xaxis10": {"anchor": "y10", "domain": [0.255, 0.49], "showgrid": false, "showticklabels": false, "ticks": "outside", "zeroline": false}, "xaxis11": {"anchor": "y11", "domain": [0.51, 0.745], "showgrid": false, "showticklabels": false, "ticks": "outside", "zeroline": false}, "xaxis12": {"anchor": "y12", "domain": [0.765, 1.0], "showgrid": false, "ticks": "outside", "visible": false, "zeroline": false}, "xaxis13": {"anchor": "y13", "domain": [0.0, 0.235], "showgrid": false, "ticks": "outside", "title": {"font": {"size": 10}, "text": "Layer_1_ThicknessParameter_0"}, "zeroline": false}, "xaxis14": {"anchor": "y14", "domain": [0.255, 0.49], "showgrid": false, "ticks": "outside", "title": {"font": {"size": 10}, "text": "Material_1_SldParameter_0"}, "zeroline": false}, "xaxis15": {"anchor": "y15", "domain": [0.51, 0.745], "showgrid": false, "ticks": "outside", "title": {"font": {"size": 10}, "text": "Parameter_0"}, "zeroline": false}, "xaxis16": {"anchor": "y16", "domain": [0.765, 1.0], "showgrid": false, "ticks": "outside", "title": {"font": {"size": 10}, "text": "Parameter_1"}, "zeroline": false}, "xaxis2": {"anchor": "y2", "domain": [0.255, 0.49], "showgrid": false, "ticks": "outside", "visible": false, "zeroline": false}, "xaxis3": {"anchor": "y3", "domain": [0.51, 0.745], "showgrid": false, "ticks": "outside", "visible": false, "zeroline": false}, "xaxis4": {"anchor": "y4", "domain": [0.765, 1.0], "showgrid": false, "ticks": "outside", "visible": false, "zeroline": false}, "xaxis5": {"anchor": "y5", "domain": [0.0, 0.235], "showgrid": false, "showticklabels": false, "ticks": "outside", "zeroline": false}, "xaxis6": {"anchor": "y6", "domain": [0.255, 0.49], "showgrid": false, "showticklabels": false, "ticks": "outside", "zeroline": false}, "xaxis7": {"anchor": "y7", "domain": [0.51, 0.745], "showgrid": false, "ticks": "outside", "visible": false, "zeroline": false}, "xaxis8": {"anchor": "y8", "domain": [0.765, 1.0], "showgrid": false, "ticks": "outside", "visible": false, "zeroline": false}, "xaxis9": {"anchor": "y9", "domain": [0.0, 0.235], "showgrid": false, "showticklabels": false, "ticks": "outside", "zeroline": false}, "yaxis": {"anchor": "x", "domain": [0.765, 1.0], "showgrid": false, "ticks": "outside", "title": {"font": {"size": 10}, "text": "Layer_1_ThicknessParameter_0"}, "zeroline": false}, "yaxis10": {"anchor": "x10", "domain": [0.255, 0.49], "showgrid": false, "showticklabels": false, "ticks": "outside", "zeroline": false}, "yaxis11": {"anchor": "x11", "domain": [0.255, 0.49], "showgrid": false, "showticklabels": false, "ticks": "outside", "zeroline": false}, "yaxis12": {"anchor": "x12", "domain": [0.255, 0.49], "showgrid": false, "ticks": "outside", "visible": false, "zeroline": false}, "yaxis13": {"anchor": "x13", "domain": [0.0, 0.235], "showgrid": false, "ticks": "outside", "title": {"font": {"size": 10}, "text": "Parameter_1"}, "zeroline": false}, "yaxis14": {"anchor": "x14", "domain": [0.0, 0.235], "showgrid": false, "showticklabels": false, "ticks": "outside", "zeroline": false}, "yaxis15": {"anchor": "x15", "domain": [0.0, 0.235], "showgrid": false, "showticklabels": false, "ticks": "outside", "zeroline": false}, "yaxis16": {"anchor": "x16", "domain": [0.0, 0.235], "showgrid": false, "showticklabels": false, "ticks": "outside", "zeroline": false}, "yaxis2": {"anchor": "x2", "domain": [0.765, 1.0], "showgrid": false, "ticks": "outside", "visible": false, "zeroline": false}, "yaxis3": {"anchor": "x3", "domain": [0.765, 1.0], "showgrid": false, "ticks": "outside", "visible": false, "zeroline": false}, "yaxis4": {"anchor": "x4", "domain": [0.765, 1.0], "showgrid": false, "ticks": "outside", "visible": false, "zeroline": false}, "yaxis5": {"anchor": "x5", "domain": [0.51, 0.745], "showgrid": false, "ticks": "outside", "title": {"font": {"size": 10}, "text": "Material_1_SldParameter_0"}, "zeroline": false}, "yaxis6": {"anchor": "x6", "domain": [0.51, 0.745], "showgrid": false, "showticklabels": false, "ticks": "outside", "zeroline": false}, "yaxis7": {"anchor": "x7", "domain": [0.51, 0.745], "showgrid": false, "ticks": "outside", "visible": false, "zeroline": false}, "yaxis8": {"anchor": "x8", "domain": [0.51, 0.745], "showgrid": false, "ticks": "outside", "visible": false, "zeroline": false}, "yaxis9": {"anchor": "x9", "domain": [0.255, 0.49], "showgrid": false, "ticks": "outside", "title": {"font": {"size": 10}, "text": "Parameter_0"}, "zeroline": false}}}
